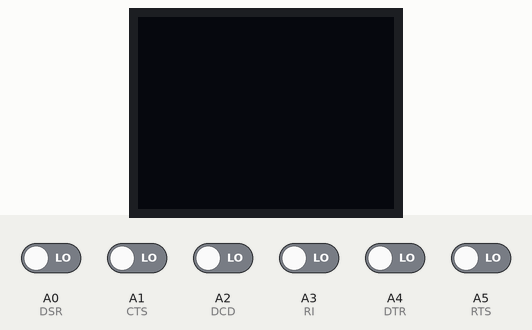
Recording of a sketch running on a simulated Arduino Uno, built with avr-gcc and run on an emulated ATmega328P. Parts: 64×48 one-colour display. The test bench sets the inputs (shaded band); at power-on: A0 (DSR), A1 (CTS), A2 (DCD), A3 (RI), A4 (DTR), A5 (RTS) LOW.

Above: at 1.2 s.
1.3 s: A0 (DSR) driven HIGH
At 2.4 s:
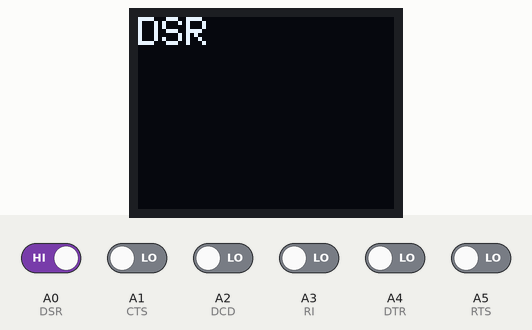
4.3 s: A1 (CTS) driven HIGH
At 4.9 s:
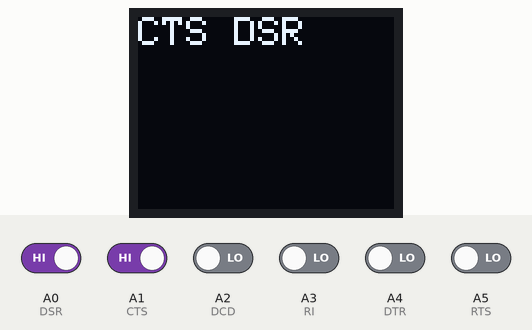
5.8 s: A3 (RI) driven HIGH
At 7.0 s:
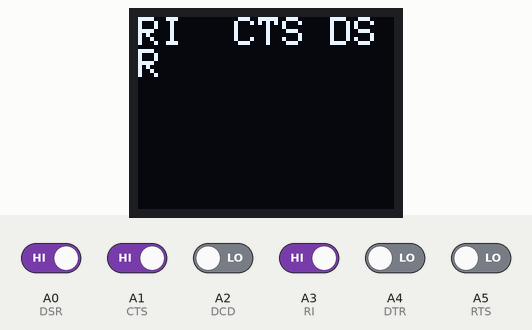
7.3 s: A0 (DSR) driven LOW
At 8.5 s:
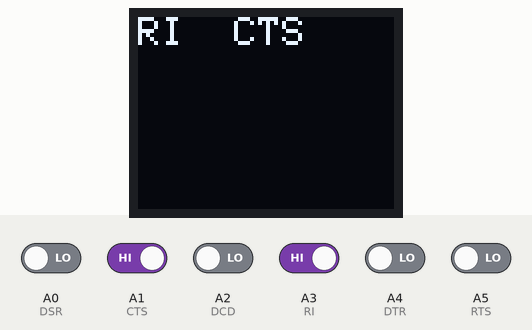
8.8 s: A1 (CTS) driven LOW
At 10.0 s:
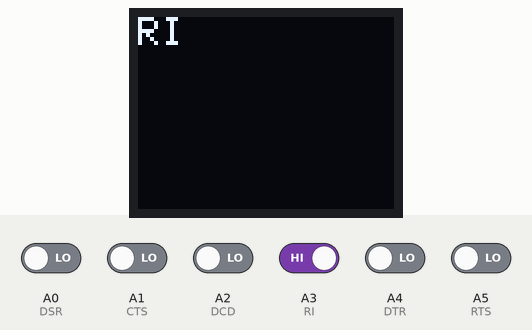
10.3 s: A2 (DCD) driven HIGH
At 11.8 s:
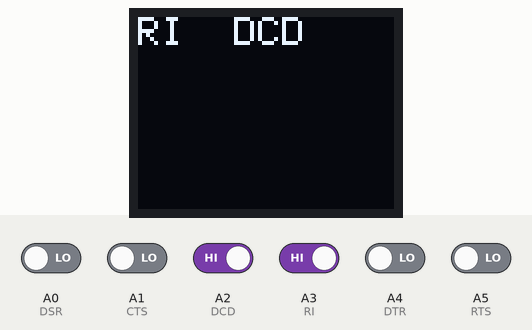
Timing chart, 0 to 13.3 s (numbered marks = the images above; inputs shaded):
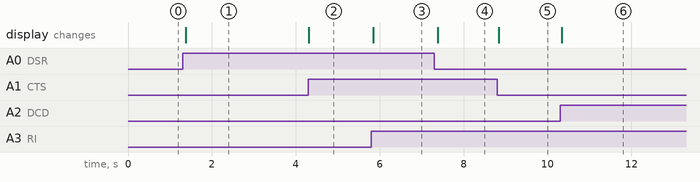

The sketch:

WiFiCartHardwareTest.ino
```cpp
/*
     Commodore 64 - MicroView - Wi-fi Cart
     Hardware Test
     Leif Bloomquist
*/

#include <MicroView.h>
#include <elapsedMillis.h>
#include <SoftwareSerial.h>

;  // Keep this here to pacify the Arduino pre-processor

#define RxD  6
#define RTS  A5
#define DTR  A4
#define RI   A3
#define DCD  A2
#define CTS  A1
#define DSR  A0
#define TxD  5

#define C64_BAUD 2400
#define WIFI_BAUD 2400

SoftwareSerial C64Serial(RxD, TxD);
HardwareSerial& WifiSerial = Serial;

void setup()
{
  uView.begin();	// begin of MicroView
  uView.setFontType(0);

  C64Serial.begin(C64_BAUD);
}

void loop()
{
  input_tests();
}


void display(String message)
{
   clearScreen();
   uView.println(message);
   uView.display();
}


void clearScreen()
{
  uView.clear(ALL);	// erase hardware memory inside the OLED controller
  uView.clear(PAGE);	// erase the memory buffer, when next uView.display() is called, the OLED will be cleared.
  uView.display();
  uView.setCursor(0,0);
}


/* Diagnostic Tests for the Hardware */

void input_tests()
{
  pinMode(RxD, INPUT);
  pinMode(RTS, INPUT);
  pinMode(DTR, INPUT);
  pinMode(RI,  INPUT);
  pinMode(DCD, INPUT);
  pinMode(CTS, INPUT);
  pinMode(DSR, INPUT);
  pinMode(TxD, INPUT);

  while (1)
  {
    clearScreen();

    if (digitalRead(RxD) == HIGH) uView.print("RxD ");
    if (digitalRead(RTS) == HIGH) uView.print("RTS ");
    if (digitalRead(DTR) == HIGH) uView.print("DTR ");
    if (digitalRead(RI ) == HIGH) uView.print("RI  ");
    if (digitalRead(DCD) == HIGH) uView.print("DCD ");
    if (digitalRead(CTS) == HIGH) uView.print("CTS ");
    if (digitalRead(DSR) == HIGH) uView.print("DSR ");
    if (digitalRead(TxD) == HIGH) uView.print("TxD ");

    uView.display();
    delay(50);
  }
}


void output_tests()
{
  pinMode(RxD, OUTPUT);
  pinMode(RTS, OUTPUT);
  pinMode(DTR, OUTPUT);
  pinMode(RI, OUTPUT);
  pinMode(DCD, OUTPUT);
  pinMode(CTS, OUTPUT);
  pinMode(DSR, OUTPUT);
  pinMode(TxD, OUTPUT);

  test_output("RxD", RxD);
  test_output("RTS", RTS);
  test_output("DTR", DTR);
  test_output("RI",  RI);
  test_output("DCD", DCD);
  test_output("CTS", CTS);
  test_output("DSR", DSR);
  test_output("TxD", TxD);
}

void test_output(String pinname, int pinnum)
{
  digitalWrite(pinnum, HIGH);
  display(pinname + " HIGH");
  delay(1000);

  digitalWrite(pinnum, LOW);
  display(pinname + " LOW");
  delay(1000);
}
```

Measured:
- after the input at 1.3 s, the display: changes after 0.07 s (image 1)
- after the input at 4.3 s, the display: changes at once (image 2)
- after the input at 5.8 s, the display: changes at once (image 3)
- after the input at 7.3 s, the display: changes after 0.09 s (image 4)
- after the input at 8.8 s, the display: changes at once (image 5)
- after the input at 10.3 s, the display: changes at once (image 6)
